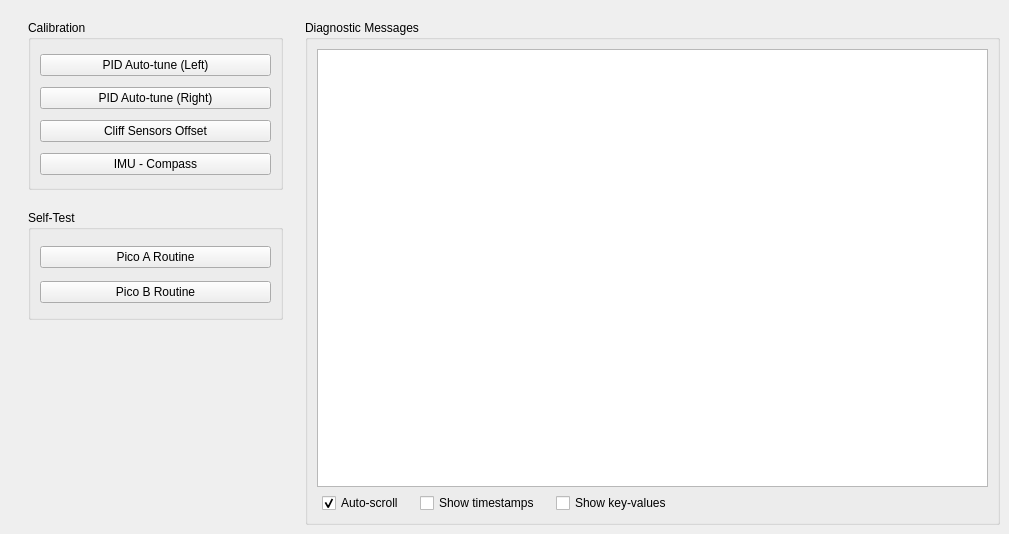
    <widget class="QWidget" name="diagTab">
     <attribute name="title">
      <string>Diagnostics</string>
     </attribute>
     <widget class="QGroupBox" name="diagMsgsBox">
      <property name="geometry">
       <rect>
        <x>305</x>
        <y>20</y>
        <width>695</width>
        <height>505</height>
       </rect>
      </property>
      <property name="sizePolicy">
       <sizepolicy hsizetype="Expanding" vsizetype="Expanding">
        <horstretch>0</horstretch>
        <verstretch>0</verstretch>
       </sizepolicy>
      </property>
      <property name="title">
       <string>Diagnostic Messages</string>
      </property>
      <layout class="QVBoxLayout" name="verticalLayout_2">
       <item>
        <widget class="QTextBrowser" name="diagMsgsText">
         <property name="sizePolicy">
          <sizepolicy hsizetype="Preferred" vsizetype="Expanding">
           <horstretch>0</horstretch>
           <verstretch>0</verstretch>
          </sizepolicy>
         </property>
         <property name="html">
          <string>&lt;!DOCTYPE HTML PUBLIC &quot;-//W3C//DTD HTML 4.0//EN&quot; &quot;http://www.w3.org/TR/REC-html40/strict.dtd&quot;&gt;
&lt;html&gt;&lt;head&gt;&lt;meta name=&quot;qrichtext&quot; content=&quot;1&quot; /&gt;&lt;meta charset=&quot;utf-8&quot; /&gt;&lt;style type=&quot;text/css&quot;&gt;
p, li { white-space: pre-wrap; }
hr { height: 1px; border-width: 0; }
li.unchecked::marker { content: &quot;\2610&quot;; }
li.checked::marker { content: &quot;\2612&quot;; }
&lt;/style&gt;&lt;/head&gt;&lt;body style=&quot; font-family:'Segoe UI'; font-size:9pt; font-weight:400; font-style:normal;&quot;&gt;
&lt;p style=&quot;-qt-paragraph-type:empty; margin-top:0px; margin-bottom:0px; margin-left:0px; margin-right:0px; -qt-block-indent:0; text-indent:0px; font-family:'Ubuntu Sans'; font-size:11pt;&quot;&gt;&lt;br /&gt;&lt;/p&gt;&lt;/body&gt;&lt;/html&gt;</string>
         </property>
        </widget>
       </item>
       <item>
        <layout class="QHBoxLayout" name="diagMsgsOptionsBox">
         <property name="leftMargin">
          <number>5</number>
         </property>
         <property name="rightMargin">
          <number>5</number>
         </property>
         <item>
          <widget class="QCheckBox" name="diagMsgOptsAutoScrollCheck">
           <property name="sizePolicy">
            <sizepolicy hsizetype="Preferred" vsizetype="Fixed">
             <horstretch>0</horstretch>
             <verstretch>0</verstretch>
            </sizepolicy>
           </property>
           <property name="text">
            <string>Auto-scroll</string>
           </property>
           <property name="checked">
            <bool>true</bool>
           </property>
          </widget>
         </item>
         <item>
          <spacer name="horizontalSpacer_22">
           <property name="orientation">
            <enum>Qt::Orientation::Horizontal</enum>
           </property>
           <property name="sizeType">
            <enum>QSizePolicy::Policy::Fixed</enum>
           </property>
           <property name="sizeHint" stdset="0">
            <size>
             <width>10</width>
             <height>20</height>
            </size>
           </property>
          </spacer>
         </item>
         <item>
          <widget class="QCheckBox" name="diagMsgOptsShowTimeCheck">
           <property name="sizePolicy">
            <sizepolicy hsizetype="Preferred" vsizetype="Fixed">
             <horstretch>0</horstretch>
             <verstretch>0</verstretch>
            </sizepolicy>
           </property>
           <property name="text">
            <string>Show timestamps</string>
           </property>
          </widget>
         </item>
         <item>
          <spacer name="horizontalSpacer_23">
           <property name="orientation">
            <enum>Qt::Orientation::Horizontal</enum>
           </property>
           <property name="sizeType">
            <enum>QSizePolicy::Policy::Fixed</enum>
           </property>
           <property name="sizeHint" stdset="0">
            <size>
             <width>10</width>
             <height>20</height>
            </size>
           </property>
          </spacer>
         </item>
         <item>
          <widget class="QCheckBox" name="diagMsgOptsShowKeyValCheck">
           <property name="sizePolicy">
            <sizepolicy hsizetype="Preferred" vsizetype="Fixed">
             <horstretch>0</horstretch>
             <verstretch>0</verstretch>
            </sizepolicy>
           </property>
           <property name="text">
            <string>Show key-values</string>
           </property>
          </widget>
         </item>
         <item>
          <spacer name="horizontalSpacer_24">
           <property name="orientation">
            <enum>Qt::Orientation::Horizontal</enum>
           </property>
           <property name="sizeHint" stdset="0">
            <size>
             <width>40</width>
             <height>20</height>
            </size>
           </property>
          </spacer>
         </item>
        </layout>
       </item>
      </layout>
     </widget>
     <widget class="QGroupBox" name="calibBox">
      <property name="geometry">
       <rect>
        <x>28</x>
        <y>20</y>
        <width>255</width>
        <height>170</height>
       </rect>
      </property>
      <property name="title">
       <string>Calibration</string>
      </property>
      <layout class="QVBoxLayout" name="verticalLayout_3">
       <property name="bottomMargin">
        <number>7</number>
       </property>
       <item>
        <widget class="QPushButton" name="calibPidTuneButtonL">
         <property name="text">
          <string>PID Auto-tune (Left)</string>
         </property>
        </widget>
       </item>
       <item>
        <widget class="QPushButton" name="calibPidTuneButtonR">
         <property name="text">
          <string>PID Auto-tune (Right)</string>
         </property>
        </widget>
       </item>
       <item>
        <widget class="QPushButton" name="calibCliffOffsetButton">
         <property name="text">
          <string>Cliff Sensors Offset</string>
         </property>
        </widget>
       </item>
       <item>
        <widget class="QPushButton" name="calibImuCompassButton">
         <property name="text">
          <string>IMU - Compass</string>
         </property>
        </widget>
       </item>
      </layout>
     </widget>
     <widget class="QGroupBox" name="selftestBox">
      <property name="geometry">
       <rect>
        <x>28</x>
        <y>210</y>
        <width>255</width>
        <height>110</height>
       </rect>
      </property>
      <property name="title">
       <string>Self-Test</string>
      </property>
      <layout class="QVBoxLayout" name="verticalLayout_4">
       <property name="bottomMargin">
        <number>7</number>
       </property>
       <item>
        <widget class="QPushButton" name="selftestPicoAButton">
         <property name="text">
          <string>Pico A Routine</string>
         </property>
        </widget>
       </item>
       <item>
        <widget class="QPushButton" name="selftestPicoBButton">
         <property name="text">
          <string>Pico B Routine</string>
         </property>
        </widget>
       </item>
      </layout>
     </widget>
    </widget>
